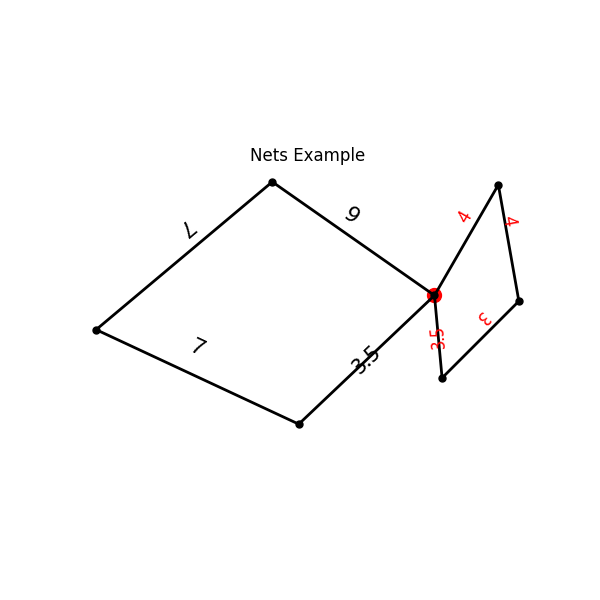

Generate this figure with Python:
from Nets.NetScene import NetScene
from Nets.BaseVar import Offset, NodeVar, TextVar
from Nets.BaseMixin import CommonStyleMixin, TextStyleMixin

netS = NetScene(show_origin=True, titledict=dict(label='Nets Example'), figsize=6)
ns1, _, _ = netS.addBindsToAll(
    Offset(0, 0),
    distances_thetas={
        4 : 60,
        3.7 : 280,
        3.4 : 225
    },
    closure=True,
    closureText='3.5',
    bias=0,
    textstyle=TextStyleMixin(style='normal', size=12, color='r', rotation=0)
    # parallel=True
)

A, B, C, D = ns1
ns2, _, _ = netS.addBindsToAll(
    A,
    distances_thetas={
        6.2 : 145,
        7.2 : 220,
        7 : 335
    },
    parallel=True,
    closure=True,
    closureText='3.5',
    bias=0
)

netS.save('example')
netS.show()


